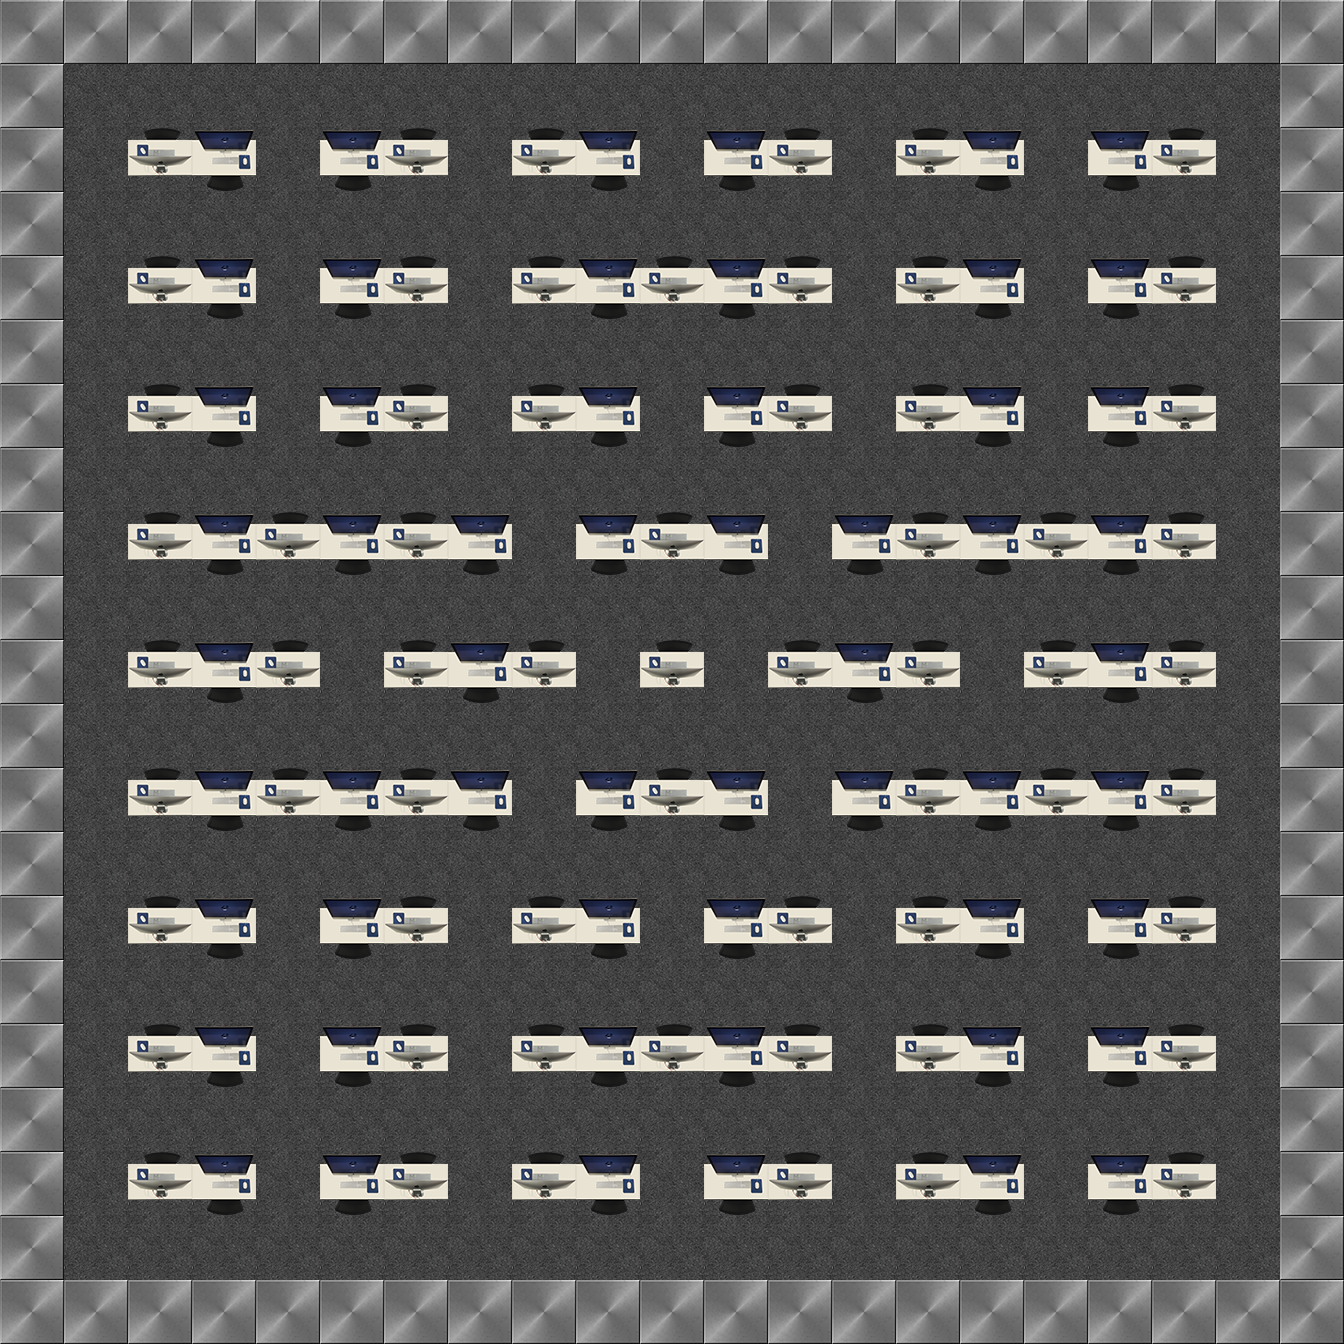

The image is a tile-based game level rendered from a .tmx file. Its description and source (layers, tilesets, objects; grid data summarised) follow:
An orthogonal 21x21 tile map with 64x64 px tiles, 2 tile layers (Tile Layer 2, Tile Layer 1).

<map version="1.0" orientation="orthogonal" width="21" height="21" tilewidth="64" tileheight="64">
 <tileset firstgid="1" name="tileset" tilewidth="64" tileheight="64">
  <image source="tileset.png" width="640" height="64" />
 </tileset>
 <layer name="Tile Layer 2" width="21" height="21">
  <data>[441 cells, 441 non-empty, 1 distinct tile ids]</data>
 </layer>
 <layer name="Tile Layer 1" width="21" height="21">
  <data>[441 cells, 441 non-empty, 4 distinct tile ids]</data>
 </layer>
</map>
